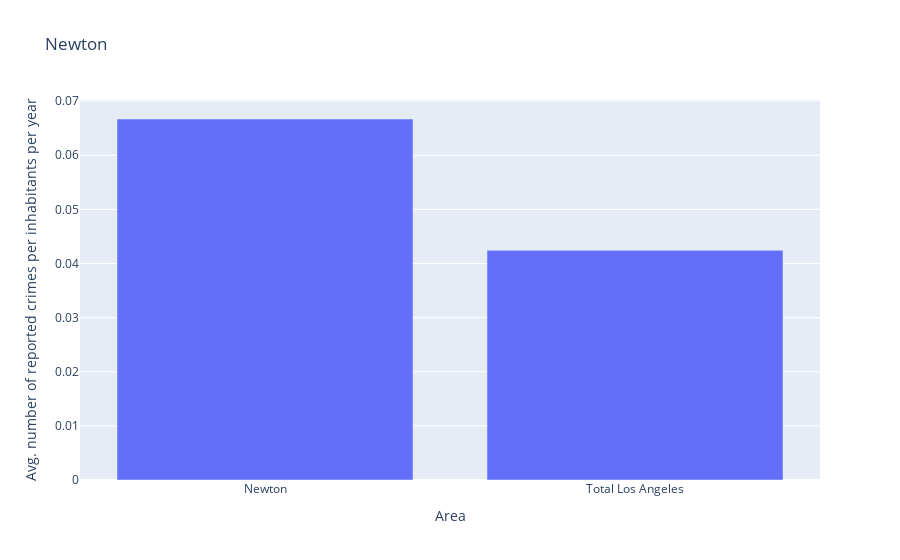

Notebook cell for this chart:
### Code cell
plot_2(selected)

### Figure 1 — Plotly figure (JSON) as saved in the notebook; plotly's stock layout.template omitted (floating-point values rounded to 4 significant figures)
{"data": [{"alignmentgroup": "True", "hovertemplate": "Area=%{x}<br>Avg. number of reported crimes per inhabitants per year=%{y}<extra></extra>", "legendgroup": "", "marker": {"color": "#636efa"}, "name": "", "offsetgroup": "", "orientation": "v", "showlegend": false, "textposition": "auto", "type": "bar", "x": ["Newton", "Total Los Angeles"], "xaxis": "x", "y": [0.0667, 0.04243], "yaxis": "y"}], "layout": {"barmode": "relative", "legend": {"tracegroupgap": 0}, "title": {"text": "Newton"}, "xaxis": {"anchor": "y", "domain": [0, 1], "title": {"text": "Area"}}, "yaxis": {"anchor": "x", "domain": [0, 1], "title": {"text": "Avg. number of reported crimes per inhabitants per year"}}}}
